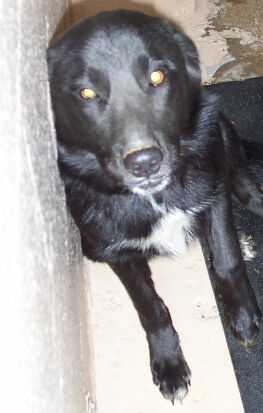
#> input picture 02_keras_cat_dog_classification/PetImages/Dog/10000.jpg, 263 x 413 px, found by its file name
$ jupyter execute tf_keras_02.ipynb
#> lines starting #> are read from the running program, lines starting #| are printed output that depends on the picture
[cell 1]
import numpy as np
import matplotlib.pyplot as plt
import os
import cv2
from IPython.display import clear_output


DATADIR = './PetImages'
CATEGORIES = ['Dog', 'Cat']
IMG_SIZE = 50

[cell 2]
#
#  BUILD DATASET
#

training_data = []

def create_training_data():
    for category in CATEGORIES:
        path = os.path.join(DATADIR, category)
        class_num = CATEGORIES.index(category) # 0 for Dogs, 1 for Cats
        num = len(os.listdir(path))
        print(num)
        for i, img in enumerate(os.listdir(path)):
            clear_output(wait=True)
            print("LOADING ... {} : {}%".format(category, int(i/num*100)))
            try:
                img_array = cv2.imread(os.path.join(path, img), cv2.IMREAD_GRAYSCALE)
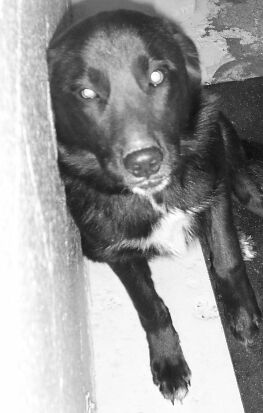
#> img_array: shape (413, 263); min 13, max 255, mean 152.8
                new_array = cv2.resize(img_array, (IMG_SIZE, IMG_SIZE))
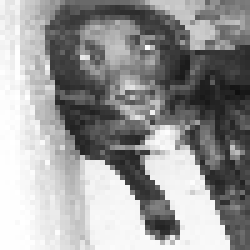
#> new_array: shape (50, 50) (shown 5 times larger); min 15, max 255, mean 152.4
                training_data.append([new_array, class_num])
            except Exception as e:
                pass
#> pass 2 of the loop in create_training_data, `for category in CATEGORIES:`:
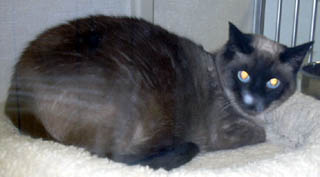
#> input picture 02_keras_cat_dog_classification/PetImages/Cat/10005.jpg, 320 x 177 px, found by its file name
#> in create_training_data, `img_array = cv2.imread(os.path.join(path, img), cv2.IMREAD_GRAYSCALE)`:
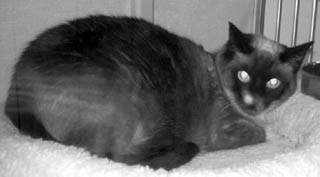
#> img_array: shape (177, 320); min 0, max 255, mean 105.9
#> in create_training_data, `new_array = cv2.resize(img_array, (IMG_SIZE, IMG_SIZE))`:
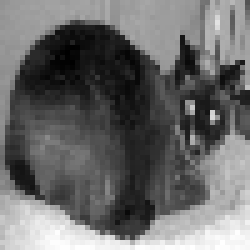
#> new_array: shape (50, 50) (shown 5 times larger); min 0, max 255, mean 105.9

create_training_data()
print(len(training_data))
#| 2

[cell 3]
# need to shuffle the data
import random
random.shuffle(training_data)

[cell 4]
X = []
y = []

for features, label in training_data:
    X.append(features)
    y.append(label)
#> this loop made 2 passes
#> label on passes 1 to 2: 0, 1
#> after the loop, X = 2 items; y = [0, 1]

X = np.array(X).reshape(-1, IMG_SIZE, IMG_SIZE, 1)
